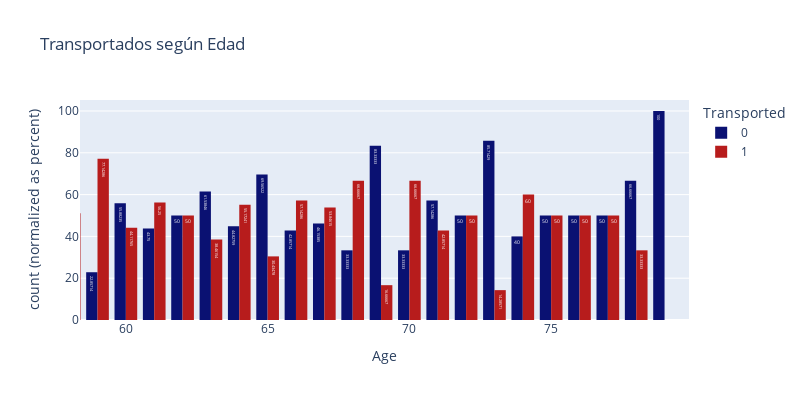

The cell this chart's notebook holds for it:
### Markdown cell above
#### Conclusiones:
##### 1.- Pasajeros VIP, un 38% de ellos fueron Transportados vs el 51% de los pasajeros comunes.

### Code cell
px.histogram(df, x='Age', color = 'Transported', text_auto=True,
             title='Transportados según Edad', barmode='group', barnorm='percent',
             width=800, height=400, color_discrete_sequence=['#0A1172','#B71C1C'])

### Figure 1 — Plotly figure (JSON) as saved in the notebook; plotly's stock layout.template omitted (floating-point values rounded to 4 significant figures; data arrays with more than 128 entries replaced by an {"elided": "..."} marker saying what was removed)
{"data": [{"alignmentgroup": "True", "bingroup": "x", "hovertemplate": "Transported=0<br>Age=%{x}<br>count (normalized as percent)=%{y}<extra></extra>", "legendgroup": "0", "marker": {"color": "#0A1172", "pattern": {"shape": ""}}, "name": "0", "offsetgroup": "0", "orientation": "v", "showlegend": true, "texttemplate": "%{value}", "type": "histogram", "x": {"elided": "4315 float values"}, "xaxis": "x", "yaxis": "y"}, {"alignmentgroup": "True", "bingroup": "x", "hovertemplate": "Transported=1<br>Age=%{x}<br>count (normalized as percent)=%{y}<extra></extra>", "legendgroup": "1", "marker": {"color": "#B71C1C", "pattern": {"shape": ""}}, "name": "1", "offsetgroup": "1", "orientation": "v", "showlegend": true, "texttemplate": "%{value}", "type": "histogram", "x": {"elided": "4378 float values"}, "xaxis": "x", "yaxis": "y"}], "layout": {"barmode": "group", "barnorm": "percent", "height": 400, "legend": {"title": {"text": "Transported"}, "tracegroupgap": 0}, "title": {"text": "Transportados según Edad"}, "width": 800, "xaxis": {"anchor": "y", "autorange": false, "domain": [0, 1], "range": [58.38, 79.86], "title": {"text": "Age"}, "type": "linear"}, "yaxis": {"anchor": "x", "autorange": true, "domain": [0, 1], "range": [0, 105.3], "title": {"text": "count (normalized as percent)"}}}}
